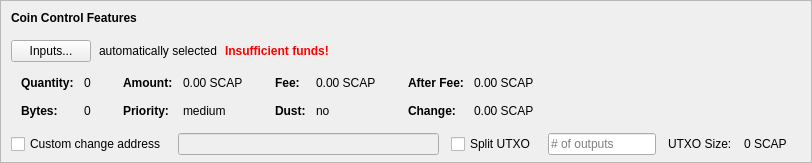
    <widget class="QFrame" name="frameCoinControl">
     <property name="sizePolicy">
      <sizepolicy hsizetype="Expanding" vsizetype="Expanding">
       <horstretch>0</horstretch>
       <verstretch>0</verstretch>
      </sizepolicy>
     </property>
     <property name="maximumSize">
      <size>
       <width>16777215</width>
       <height>16777215</height>
      </size>
     </property>
     <property name="frameShape">
      <enum>QFrame::StyledPanel</enum>
     </property>
     <property name="frameShadow">
      <enum>QFrame::Sunken</enum>
     </property>
     <layout class="QVBoxLayout" name="verticalLayoutCoinControl2">
      <property name="spacing">
       <number>0</number>
      </property>
      <property name="leftMargin">
       <number>0</number>
      </property>
      <property name="topMargin">
       <number>0</number>
      </property>
      <property name="rightMargin">
       <number>0</number>
      </property>
      <property name="bottomMargin">
       <number>6</number>
      </property>
      <item>
       <layout class="QVBoxLayout" name="verticalLayoutCoinControl" stretch="0,0,0,0,1">
        <property name="spacing">
         <number>0</number>
        </property>
        <property name="leftMargin">
         <number>10</number>
        </property>
        <property name="topMargin">
         <number>10</number>
        </property>
        <item>
         <layout class="QHBoxLayout" name="horizontalLayoutCoinControl1">
          <property name="bottomMargin">
           <number>15</number>
          </property>
          <item>
           <widget class="QLabel" name="labelCoinControlFeatures">
            <property name="sizePolicy">
             <sizepolicy hsizetype="Preferred" vsizetype="Maximum">
              <horstretch>0</horstretch>
              <verstretch>0</verstretch>
             </sizepolicy>
            </property>
            <property name="font">
             <font>
              <weight>75</weight>
              <bold>true</bold>
             </font>
            </property>
            <property name="styleSheet">
             <string notr="true">font-weight:bold;</string>
            </property>
            <property name="text">
             <string>Coin Control Features</string>
            </property>
           </widget>
          </item>
         </layout>
        </item>
        <item>
         <layout class="QHBoxLayout" name="horizontalLayoutCoinControl2" stretch="0,0,0,0">
          <property name="spacing">
           <number>8</number>
          </property>
          <property name="bottomMargin">
           <number>10</number>
          </property>
          <item>
           <widget class="QPushButton" name="pushButtonCoinControl">
            <property name="styleSheet">
             <string notr="true"/>
            </property>
            <property name="text">
             <string>Inputs...</string>
            </property>
            <property name="autoDefault">
             <bool>false</bool>
            </property>
           </widget>
          </item>
          <item>
           <widget class="QLabel" name="labelCoinControlAutomaticallySelected">
            <property name="text">
             <string>automatically selected</string>
            </property>
            <property name="margin">
             <number>5</number>
            </property>
           </widget>
          </item>
          <item>
           <widget class="QLabel" name="labelCoinControlInsuffFunds">
            <property name="font">
             <font>
              <weight>75</weight>
              <bold>true</bold>
             </font>
            </property>
            <property name="styleSheet">
             <string notr="true">color:red;font-weight:bold;</string>
            </property>
            <property name="text">
             <string>Insufficient funds!</string>
            </property>
            <property name="margin">
             <number>5</number>
            </property>
           </widget>
          </item>
          <item>
           <spacer name="horizontalSpacerCoinControl">
            <property name="orientation">
             <enum>Qt::Horizontal</enum>
            </property>
            <property name="sizeHint" stdset="0">
             <size>
              <width>40</width>
              <height>1</height>
             </size>
            </property>
           </spacer>
          </item>
         </layout>
        </item>
        <item>
         <widget class="QWidget" name="widgetCoinControl" native="true">
          <property name="sizePolicy">
           <sizepolicy hsizetype="Preferred" vsizetype="Preferred">
            <horstretch>0</horstretch>
            <verstretch>0</verstretch>
           </sizepolicy>
          </property>
          <property name="minimumSize">
           <size>
            <width>0</width>
            <height>0</height>
           </size>
          </property>
          <property name="styleSheet">
           <string notr="true"/>
          </property>
          <layout class="QHBoxLayout" name="horizontalLayoutCoinControl5">
           <property name="leftMargin">
            <number>0</number>
           </property>
           <property name="topMargin">
            <number>0</number>
           </property>
           <property name="rightMargin">
            <number>0</number>
           </property>
           <property name="bottomMargin">
            <number>0</number>
           </property>
           <item>
            <layout class="QHBoxLayout" name="horizontalLayoutCoinControl3" stretch="0,0,0,1">
             <property name="spacing">
              <number>20</number>
             </property>
             <property name="topMargin">
              <number>0</number>
             </property>
             <property name="bottomMargin">
              <number>10</number>
             </property>
             <item>
              <layout class="QFormLayout" name="formLayoutCoinControl1">
               <property name="horizontalSpacing">
                <number>10</number>
               </property>
               <property name="verticalSpacing">
                <number>14</number>
               </property>
               <property name="leftMargin">
                <number>10</number>
               </property>
               <property name="topMargin">
                <number>4</number>
               </property>
               <property name="rightMargin">
                <number>6</number>
               </property>
               <item row="0" column="0">
                <widget class="QLabel" name="labelCoinControlQuantityText">
                 <property name="font">
                  <font>
                   <weight>75</weight>
                   <bold>true</bold>
                  </font>
                 </property>
                 <property name="text">
                  <string>Quantity:</string>
                 </property>
                 <property name="margin">
                  <number>0</number>
                 </property>
                </widget>
               </item>
               <item row="0" column="1">
                <widget class="QLabel" name="labelCoinControlQuantity">
                 <property name="cursor">
                  <cursorShape>IBeamCursor</cursorShape>
                 </property>
                 <property name="contextMenuPolicy">
                  <enum>Qt::ActionsContextMenu</enum>
                 </property>
                 <property name="text">
                  <string notr="true">0</string>
                 </property>
                 <property name="margin">
                  <number>0</number>
                 </property>
                 <property name="textInteractionFlags">
                  <set>Qt::LinksAccessibleByMouse|Qt::TextSelectableByKeyboard|Qt::TextSelectableByMouse</set>
                 </property>
                </widget>
               </item>
               <item row="1" column="0">
                <widget class="QLabel" name="labelCoinControlBytesText">
                 <property name="font">
                  <font>
                   <weight>75</weight>
                   <bold>true</bold>
                  </font>
                 </property>
                 <property name="text">
                  <string>Bytes:</string>
                 </property>
                </widget>
               </item>
               <item row="1" column="1">
                <widget class="QLabel" name="labelCoinControlBytes">
                 <property name="cursor">
                  <cursorShape>IBeamCursor</cursorShape>
                 </property>
                 <property name="contextMenuPolicy">
                  <enum>Qt::ActionsContextMenu</enum>
                 </property>
                 <property name="text">
                  <string notr="true">0</string>
                 </property>
                 <property name="textInteractionFlags">
                  <set>Qt::LinksAccessibleByMouse|Qt::TextSelectableByKeyboard|Qt::TextSelectableByMouse</set>
                 </property>
                </widget>
               </item>
              </layout>
             </item>
             <item>
              <layout class="QFormLayout" name="formLayoutCoinControl2">
               <property name="horizontalSpacing">
                <number>10</number>
               </property>
               <property name="verticalSpacing">
                <number>14</number>
               </property>
               <property name="leftMargin">
                <number>6</number>
               </property>
               <property name="topMargin">
                <number>4</number>
               </property>
               <property name="rightMargin">
                <number>6</number>
               </property>
               <item row="0" column="0">
                <widget class="QLabel" name="labelCoinControlAmountText">
                 <property name="font">
                  <font>
                   <weight>75</weight>
                   <bold>true</bold>
                  </font>
                 </property>
                 <property name="text">
                  <string>Amount:</string>
                 </property>
                 <property name="margin">
                  <number>0</number>
                 </property>
                </widget>
               </item>
               <item row="0" column="1">
                <widget class="QLabel" name="labelCoinControlAmount">
                 <property name="cursor">
                  <cursorShape>IBeamCursor</cursorShape>
                 </property>
                 <property name="contextMenuPolicy">
                  <enum>Qt::ActionsContextMenu</enum>
                 </property>
                 <property name="text">
                  <string notr="true">0.00 SCAP</string>
                 </property>
                 <property name="textInteractionFlags">
                  <set>Qt::LinksAccessibleByMouse|Qt::TextSelectableByKeyboard|Qt::TextSelectableByMouse</set>
                 </property>
                </widget>
               </item>
               <item row="1" column="0">
                <widget class="QLabel" name="labelCoinControlPriorityText">
                 <property name="font">
                  <font>
                   <weight>75</weight>
                   <bold>true</bold>
                  </font>
                 </property>
                 <property name="text">
                  <string>Priority:</string>
                 </property>
                </widget>
               </item>
               <item row="1" column="1">
                <widget class="QLabel" name="labelCoinControlPriority">
                 <property name="cursor">
                  <cursorShape>IBeamCursor</cursorShape>
                 </property>
                 <property name="contextMenuPolicy">
                  <enum>Qt::ActionsContextMenu</enum>
                 </property>
                 <property name="text">
                  <string>medium</string>
                 </property>
                 <property name="textInteractionFlags">
                  <set>Qt::LinksAccessibleByMouse|Qt::TextSelectableByKeyboard|Qt::TextSelectableByMouse</set>
                 </property>
                </widget>
               </item>
              </layout>
             </item>
             <item>
              <layout class="QFormLayout" name="formLayoutCoinControl3">
               <property name="horizontalSpacing">
                <number>10</number>
               </property>
               <property name="verticalSpacing">
                <number>14</number>
               </property>
               <property name="leftMargin">
                <number>6</number>
               </property>
               <property name="topMargin">
                <number>4</number>
               </property>
               <property name="rightMargin">
                <number>6</number>
               </property>
               <item row="0" column="0">
                <widget class="QLabel" name="labelCoinControlFeeText">
                 <property name="font">
                  <font>
                   <weight>75</weight>
                   <bold>true</bold>
                  </font>
                 </property>
                 <property name="text">
                  <string>Fee:</string>
                 </property>
                 <property name="margin">
                  <number>0</number>
                 </property>
                </widget>
               </item>
               <item row="0" column="1">
                <widget class="QLabel" name="labelCoinControlFee">
                 <property name="cursor">
                  <cursorShape>IBeamCursor</cursorShape>
                 </property>
                 <property name="contextMenuPolicy">
                  <enum>Qt::ActionsContextMenu</enum>
                 </property>
                 <property name="text">
                  <string notr="true">0.00 SCAP</string>
                 </property>
                 <property name="textInteractionFlags">
                  <set>Qt::LinksAccessibleByMouse|Qt::TextSelectableByKeyboard|Qt::TextSelectableByMouse</set>
                 </property>
                </widget>
               </item>
               <item row="1" column="0">
                <widget class="QLabel" name="labelCoinControlLowOutputText">
                 <property name="font">
                  <font>
                   <weight>75</weight>
                   <bold>true</bold>
                  </font>
                 </property>
                 <property name="text">
                  <string>Dust:</string>
                 </property>
                </widget>
               </item>
               <item row="1" column="1">
                <widget class="QLabel" name="labelCoinControlLowOutput">
                 <property name="cursor">
                  <cursorShape>IBeamCursor</cursorShape>
                 </property>
                 <property name="contextMenuPolicy">
                  <enum>Qt::ActionsContextMenu</enum>
                 </property>
                 <property name="text">
                  <string>no</string>
                 </property>
                 <property name="textInteractionFlags">
                  <set>Qt::LinksAccessibleByMouse|Qt::TextSelectableByKeyboard|Qt::TextSelectableByMouse</set>
                 </property>
                </widget>
               </item>
              </layout>
             </item>
             <item>
              <layout class="QFormLayout" name="formLayoutCoinControl4">
               <property name="horizontalSpacing">
                <number>10</number>
               </property>
               <property name="verticalSpacing">
                <number>14</number>
               </property>
               <property name="leftMargin">
                <number>6</number>
               </property>
               <property name="topMargin">
                <number>4</number>
               </property>
               <property name="rightMargin">
                <number>6</number>
               </property>
               <item row="0" column="0">
                <widget class="QLabel" name="labelCoinControlAfterFeeText">
                 <property name="font">
                  <font>
                   <weight>75</weight>
                   <bold>true</bold>
                  </font>
                 </property>
                 <property name="text">
                  <string>After Fee:</string>
                 </property>
                 <property name="margin">
                  <number>0</number>
                 </property>
                </widget>
               </item>
               <item row="0" column="1">
                <widget class="QLabel" name="labelCoinControlAfterFee">
                 <property name="cursor">
                  <cursorShape>IBeamCursor</cursorShape>
                 </property>
                 <property name="contextMenuPolicy">
                  <enum>Qt::ActionsContextMenu</enum>
                 </property>
                 <property name="text">
                  <string notr="true">0.00 SCAP</string>
                 </property>
                 <property name="textInteractionFlags">
                  <set>Qt::LinksAccessibleByMouse|Qt::TextSelectableByKeyboard|Qt::TextSelectableByMouse</set>
                 </property>
                </widget>
               </item>
               <item row="1" column="0">
                <widget class="QLabel" name="labelCoinControlChangeText">
                 <property name="font">
                  <font>
                   <weight>75</weight>
                   <bold>true</bold>
                  </font>
                 </property>
                 <property name="text">
                  <string>Change:</string>
                 </property>
                </widget>
               </item>
               <item row="1" column="1">
                <widget class="QLabel" name="labelCoinControlChange">
                 <property name="cursor">
                  <cursorShape>IBeamCursor</cursorShape>
                 </property>
                 <property name="contextMenuPolicy">
                  <enum>Qt::ActionsContextMenu</enum>
                 </property>
                 <property name="text">
                  <string notr="true">0.00 SCAP</string>
                 </property>
                 <property name="textInteractionFlags">
                  <set>Qt::LinksAccessibleByMouse|Qt::TextSelectableByKeyboard|Qt::TextSelectableByMouse</set>
                 </property>
                </widget>
               </item>
              </layout>
             </item>
            </layout>
           </item>
          </layout>
         </widget>
        </item>
        <item>
         <layout class="QHBoxLayout" name="horizontalLayoutCoinControl4" stretch="0,0,0,0,0,0,0">
          <property name="spacing">
           <number>12</number>
          </property>
          <property name="sizeConstraint">
           <enum>QLayout::SetDefaultConstraint</enum>
          </property>
          <property name="topMargin">
           <number>5</number>
          </property>
          <property name="rightMargin">
           <number>5</number>
          </property>
          <item>
           <widget class="QCheckBox" name="checkBoxCoinControlChange">
            <property name="toolTip">
             <string>If this is activated, but the change address is empty or invalid, change will be sent to a newly generated address.</string>
            </property>
            <property name="text">
             <string>Custom change address</string>
            </property>
           </widget>
          </item>
          <item>
           <widget class="QValidatedLineEdit" name="lineEditCoinControlChange">
            <property name="enabled">
             <bool>false</bool>
            </property>
            <property name="sizePolicy">
             <sizepolicy hsizetype="Expanding" vsizetype="Fixed">
              <horstretch>0</horstretch>
              <verstretch>0</verstretch>
             </sizepolicy>
            </property>
           </widget>
          </item>
          <item>
           <widget class="QCheckBox" name="splitBlockCheckBox">
            <property name="text">
             <string>Split UTXO</string>
            </property>
           </widget>
          </item>
          <item>
           <widget class="QLineEdit" name="splitBlockLineEdit">
            <property name="sizePolicy">
             <sizepolicy hsizetype="Fixed" vsizetype="Fixed">
              <horstretch>50</horstretch>
              <verstretch>0</verstretch>
             </sizepolicy>
            </property>
            <property name="placeholderText">
             <string># of outputs</string>
            </property>
           </widget>
          </item>
          <item>
           <widget class="QLabel" name="labelBlockSizeText">
            <property name="text">
             <string>UTXO Size:</string>
            </property>
           </widget>
          </item>
          <item>
           <widget class="QLabel" name="labelBlockSize">
            <property name="text">
             <string>0 SCAP</string>
            </property>
           </widget>
          </item>
          <item>
           <widget class="QLabel" name="labelCoinControlChangeLabel">
            <property name="sizePolicy">
             <sizepolicy hsizetype="Preferred" vsizetype="Expanding">
              <horstretch>0</horstretch>
              <verstretch>0</verstretch>
             </sizepolicy>
            </property>
            <property name="minimumSize">
             <size>
              <width>0</width>
              <height>0</height>
             </size>
            </property>
            <property name="text">
             <string/>
            </property>
            <property name="margin">
             <number>3</number>
            </property>
           </widget>
          </item>
         </layout>
        </item>
        <item>
         <spacer name="verticalSpacerCoinControl">
          <property name="orientation">
           <enum>Qt::Vertical</enum>
          </property>
          <property name="sizeHint" stdset="0">
           <size>
            <width>800</width>
            <height>1</height>
           </size>
          </property>
         </spacer>
        </item>
       </layout>
      </item>
     </layout>
    </widget>
